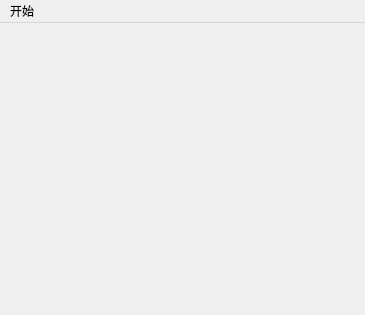
<?xml version="1.0" encoding="UTF-8"?>
<ui version="4.0">
 <class>MainScene</class>
 <widget class="QMainWindow" name="MainScene">
  <property name="geometry">
   <rect>
    <x>0</x>
    <y>0</y>
    <width>365</width>
    <height>315</height>
   </rect>
  </property>
  <property name="windowTitle">
   <string>MainScene</string>
  </property>
  <widget class="QWidget" name="centralWidget"/>
  <widget class="QMenuBar" name="menubar">
   <property name="geometry">
    <rect>
     <x>0</x>
     <y>0</y>
     <width>365</width>
     <height>21</height>
    </rect>
   </property>
   <widget class="QMenu" name="menu">
    <property name="title">
     <string>开始</string>
    </property>
    <addaction name="actionquit"/>
   </widget>
   <addaction name="menu"/>
  </widget>
  <action name="actionquit">
   <property name="text">
    <string>退出</string>
   </property>
  </action>
 </widget>
 <resources/>
 <connections/>
</ui>
